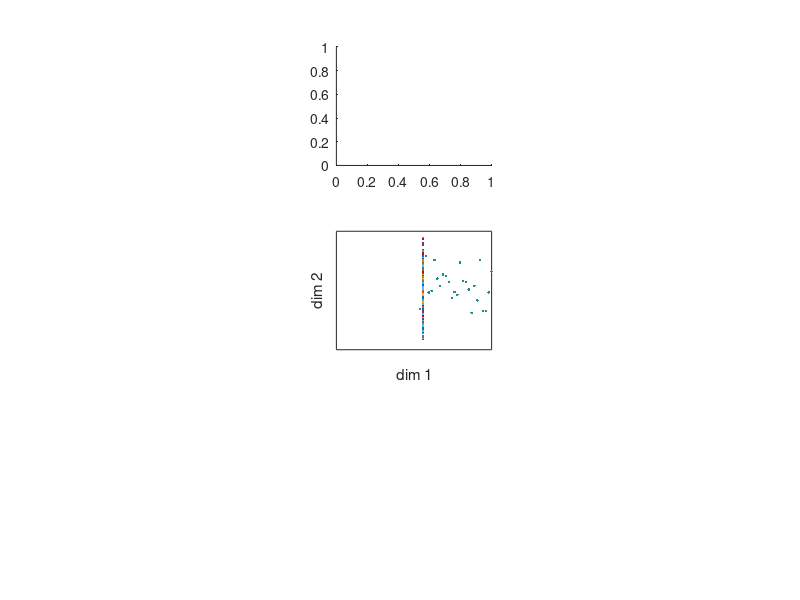

The MATLAB source for this figure: (Note: this script raises an error after producing the figure.)
function cluster
clc
close all

if true
    dims = 50;
    n = 1000;
    c = 2;
    
    % make c clusters with n datapoints each in dims dimensional space
    for i = 1:c
        mu = randn(1,dims);%*20*i;
        sig = randn(dims);
        sig = sig'*sig; % covariance matrix must be symmetric positive semi-definite (x'Mx >= 0)
        
        data(:,:,i) = mvnrnd(mu,sig,n);
    end
    
    ids = reshape(repmat(1:c,n,1),[c*n 1]);
    
    % flatten list
    data = reshape(permute(data,[1 3 2]),[c*n dims]);
end

% project along first two dimensions
k = eye(dims,2);
show(data,k,ids,{'dim 1','dim 2'});

% project along principle components
pca = princomp(data);
show(data,pca(:,1:2),ids,{'pca 1','pca 2'})

% useful to understand pca in terms of svd
if false
    data = data-repmat(mean(data),c*n,1);
    
    [U,S,V] = svd(data); % data = U*S*V'
    S=diag(S);
    
    show(data,V(:,1:2)./repmat(S(1:2)',dims,1),ids,{'svd 1','svd 2'});
end

% one good dimension is the one connecting the centroids of the clusters
d = diff(cell2mat(arrayfun(@(x) mean(data(ids==x,:)),[1; 2],'UniformOutput',false)));
d = d'/norm(d);

% http://en.wikipedia.org/wiki/Kullback%E2%80%93Leibler_divergence
% kl distance is scalar measure of difference between two distributions
% (the hill climbing isn't working yet...)
%kl = getKL(data,ids,d);
kl = getKL(data,ids,ones(dims,1));

show(data,[kl d],ids,{'kl','u diff'});
end

function show(data,dims,ids,labels)
if ~size(dims,2) == 2
    error('need exactly 2 dims')
end

u = unique(ids);
c = length(u);

data = data*dims;

xlims = minmax(data(:,1));
ylims = minmax(data(:,2));

    function out = minmax(in)
        out = cellfun(@(f) f(in(:)),{@min @max});
    end

colors = colormap;
f = figure;
for i = 1:c
    color = colors(ceil(size(colormap,1)*i/c),:);
    
    subplot(3,3,5)
    d = data(ids==u(i),:);
    plot(f,d(:,1),d(:,2),'.','Color',color);
    
    if i == 1
        xlim(xlims);
        ylim(ylims);
        clean;
        xlabel(labels{1});
        ylabel(labels{2});
        hold on
    end
    
    subplot(3,3,2)
    distPlot(1,xlims,false);
    
    subplot(3,3,6)
    distPlot(2,ylims,true);
end

    function clean
        cellfun(@(x) set(gca,x,[]),{'XTick','YTick'});
    end

    function distPlot(col,lims,vert)
        bins = linspace(lims(1),lims(2),100);
        h = hist(d(:,col),bins);
        if vert
            x=h;
            y=bins;
            f=@ylim;
        else
            x=bins;
            y=h;
            f=@xlim;
        end
        plot(f,x,y,'Color',color);
        
        if i == 1
            f(lims);
            clean;
            hold on
        end
    end

arrayfun(@dimPlot,[8 4],1:2);
    function dimPlot(x,i)
        subplot(3,3,x)
        plot(f,dims(:,i))
        clean;
    end
end

function out = getKL(data,ids,x0)
u = unique(ids);
if length(u)~=2
    error('need exactly 2 ids')
end

out = fminunc(@score,x0);
    function out = score(x)
        x = x/norm(x); % would be better to use polar coordinates and use fmincon on a hemi-hypersphere
        d = data*x;
        m = minmax(d);
        
        dists = cell2mat(arrayfun(@(x) hist(d(ids==x),linspace(m(1),m(2),100)),u,'UniformOutput',false));
        out = -kl(dists');
    end
end

function out=kl(d)
d=d+eps;%prevent nans/infs
out=sum(d(:,1).*reallog(d(:,1)./d(:,2)));
end
